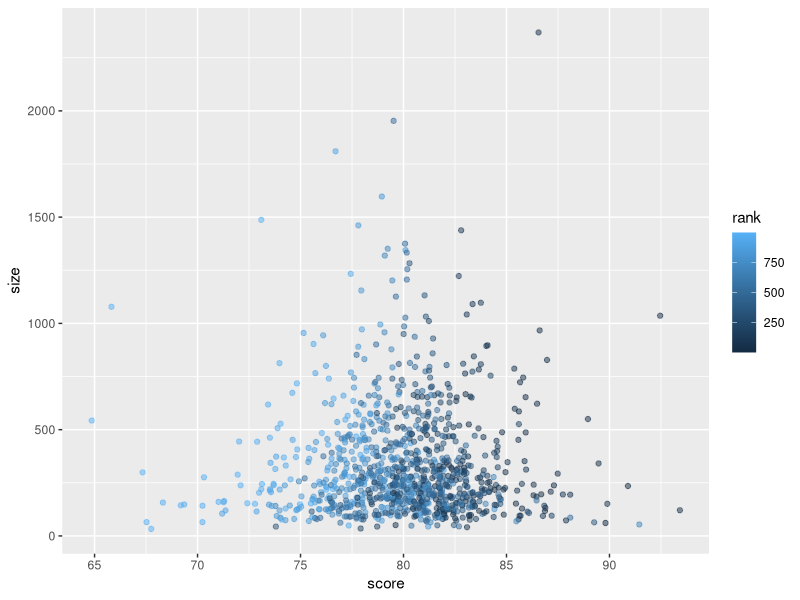
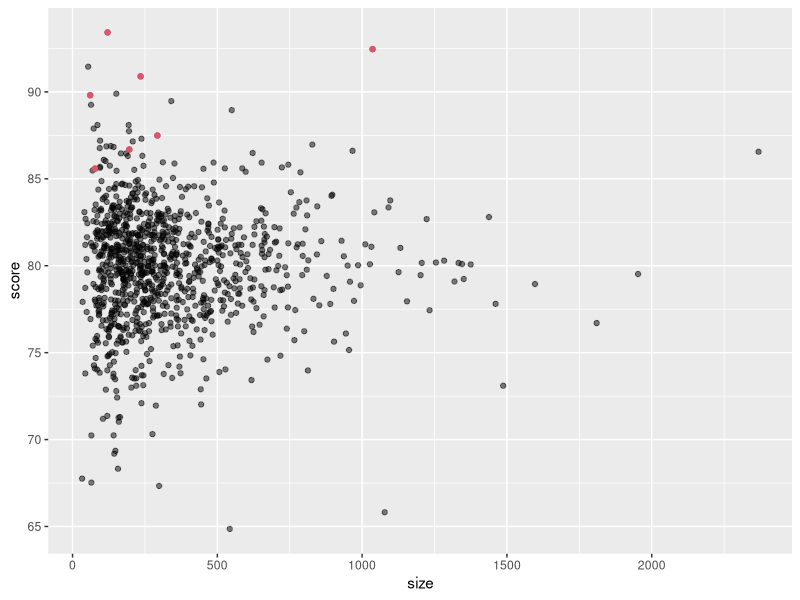
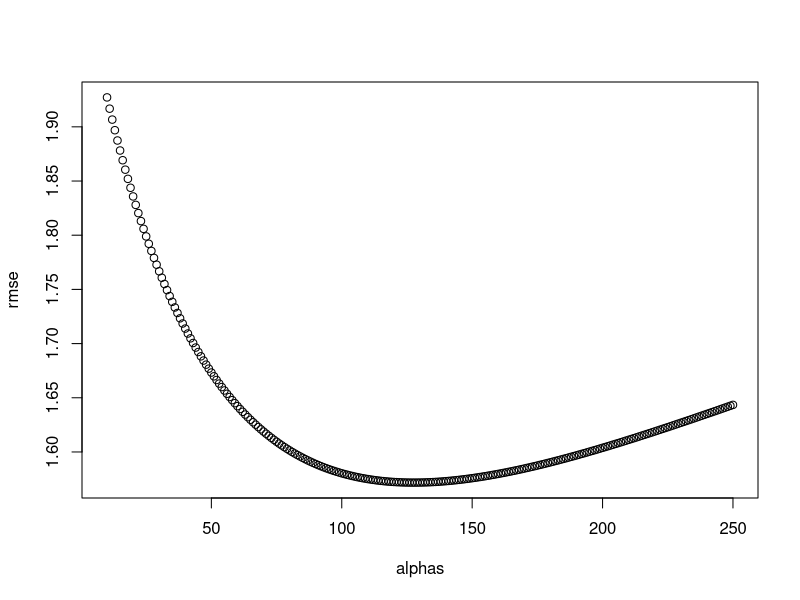

Here is the R script that generated these plots, in order: (Note: this script raises an error after producing the figures.)
library(tidyverse)
options(digits = 10)
# # An education expert is advocating for smaller schools.
# # The expert bases this recommendation on the fact that among 
#   the best performing schools,many are small schools. 
# #  Let's simulate a dataset for 1000 schools. 
# # First, let's simulate the number of students in each school:

set.seed(1986, sample.kind="Rounding")
n <- round(2^rnorm(1000, 8, 1))

# Now let's assign a true quality for each school that is completely independent 
# from size. This is the parameter we want to estimate in our analysis
set.seed(1, sample.kind="Rounding")
mu <- round(80 + 2*rt(1000, 5))
range(mu)
schools <- data.frame(id = paste("PS",1:1000),
                      size = n,
                      quality = mu,
                      rank = rank(-mu))
#top 10 school
schools %>% top_n(10, quality) %>% arrange(desc(quality))

# # Now let's have the students in the school take a test. There is random 
# variability in test taking, so we will simulate the test scores as normally 
# distributed with the average determined by the school quality with a 
# standard deviation of 30 percentage points.

set.seed(1, sample.kind="Rounding")

scores <- sapply(1:nrow(schools), function(i){
  scores <- rnorm(schools$size[i], schools$quality[i], 30)
  scores
})
schools <- schools %>% mutate(score = sapply(scores, mean))

#Q1
# What are the top schools based on the average score? Show just the 
# ID, size, and the average score.
# Report the ID of the top school and average score of the 10th school.

schools %>% arrange (desc(score))%>% top_n(10,score)

#Q2
median(schools$size)
schools %>% arrange(desc(score))%>% top_n(10,wt=score) %>% summarize(median(size))
#solution given
schools %>% top_n(10, score) %>% .$size %>% median()

#Q3
median(schools$size)
schools %>% arrange(score)%>% slice(1:10) %>% summarize(median(size))

#Q4
# From this analysis, we see that the worst schools are also small. 
# Plot the average score versus school size to see what's going on.
# Highlight the top 10 schools based on the true quality.

schools %>% ggplot(aes(score,size,col=rank))+ geom_point(alpha = 0.5,highlight=T)
#solution
schools %>% ggplot(aes(size, score)) +
  geom_point(alpha = 0.5) +
  geom_point(data = filter(schools, rank<=10), col = 2)

#Q5
overall <- mean(sapply(scores, mean))
alpha <- 25

above_score <- sapply(1:length(scores), function(i){
  sum( scores[[i]] )/(schools$size[i] +alpha)- overall
}) 

# solution given
          score_reg <- sapply(scores, function(x) {
            overall + sum(x-overall)/(length(x)+alpha)
            })
#End solution
schools %>% 
  mutate(score_reg = score_reg) %>% 
  top_n(10,wt=score_reg)%>% arrange(desc(score_reg))

#Q6
RMSE <- function(quality,estimate,n=1000){
  
  sqrt(sum((quality-estimate)^2)/n)
}

alpha <- 10:250

score_regss <- lapply(alpha,function(x){
                    score_reg <- sapply(scores, function(l) {
                      overall + sum(l-overall)/(length(l)+alpha)
                    })
                    score_reg
})

#solution given
alphas <- seq(10,250)
rmse <- sapply(alphas, function(alpha){
  score_reg <- sapply(scores, function(x) overall+sum(x-overall)/(length(x)+alpha))
  sqrt(mean((score_reg - schools$quality)^2))
})
plot(alphas, rmse)
alphas[which.min(rmse)]  

plot(alpha,min_alpha)

#Q7
alpha <- 128
score_reg <- sapply(scores, function(x) {
  overall + sum(x-overall)/(length(x)+alpha)
})
#End solution
schools %>% 
  mutate(score_reg = score_reg) %>% 
  top_n(10,wt=score_reg)%>% arrange(desc(score_reg))

#Q8
# A common mistake made when using regularization is shrinking values towards 0 
# that are not centered around 0. For example, if we don't subtract the overall 
# average before shrinking, we actually obtain a very similar result. Confirm 
# this by re-running the code from the exercise in Q6 but without removing the 
# overall mean.
alphas <- seq(10,250)
rmse <- sapply(alphas, function(alpha){
  score_reg <- sapply(scores, function(x) sum(x)/(length(x)+alpha))
  sqrt(mean((score_reg - schools$quality)^2))
})
plot(alphas, rmse)
alphas[which.min(rmse)]


